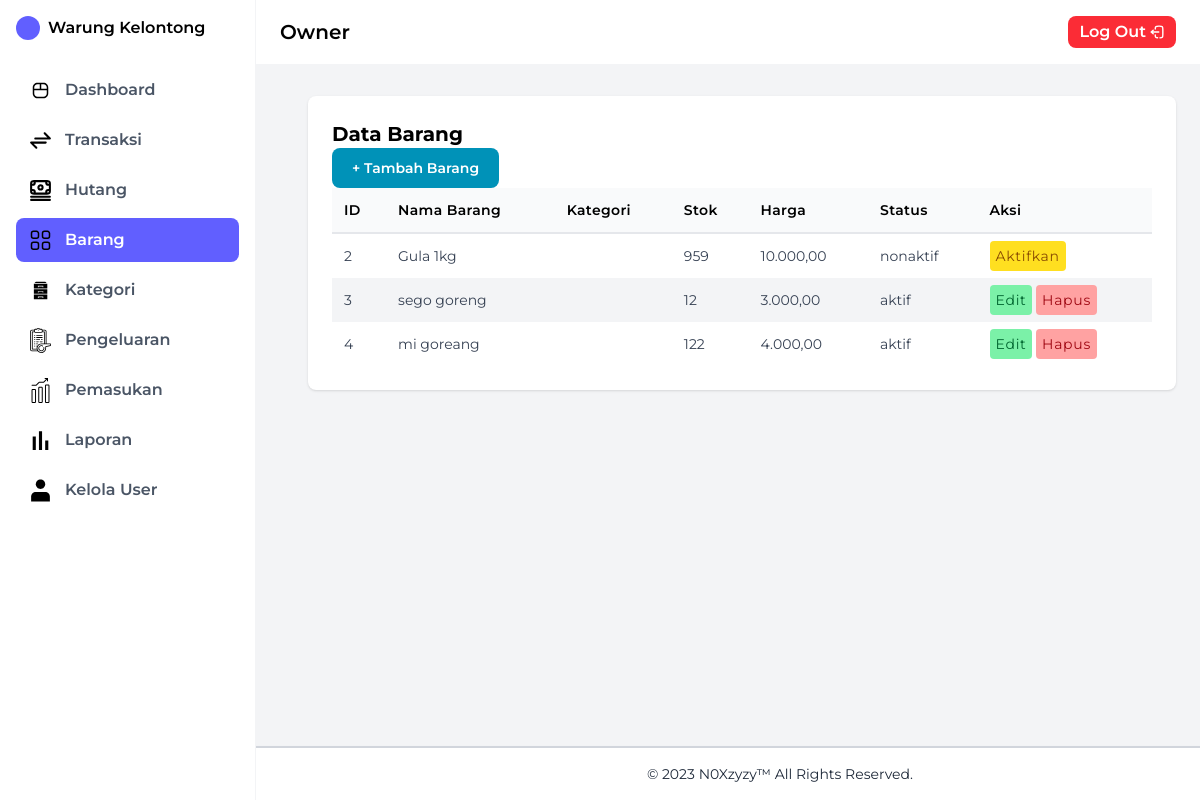
Screenshot of /Views/barang.php (signed in) with the database file from the repository.
### tables this page shows
CREATE TABLE `barang` (
  `id_barang` int(11) NOT NULL,
  `nama_barang` varchar(100) NOT NULL,
  `stok` int(11) NOT NULL,
  `kategori` int(100) DEFAULT NULL,
  `harga` decimal(12,2) NOT NULL,
  `status` enum('aktif','nonaktif') NOT NULL DEFAULT 'aktif'
);

### Views/barang.php (the view, shortened to what this page needs)
<?php
require '../Config/koneksi.php';
$query = mysqli_query($conn, "SELECT barang.*, kategori.nama AS nama
    FROM barang
    LEFT JOIN kategori ON barang.kategori = kategori.id");
include '../Layout/sidebar.php';
include '../Layout/footer.php';
?>
<!DOCTYPE html>
<html>
<head>
    <script src="https://cdn.jsdelivr.net/npm/@tailwindcss/browser@4"></script>
</head>
<body class="bg-gray-100 h-screen flex">
    <div class="flex flex-col flex-1">
        <?php include '../Layout/header.php';
        ?>
        <main class="p-6 pt-24 pl-32 flex-1">
            <div class="bg-white rounded-lg shadow p-6">
                <h1 class="font-bold text-xl">Data Barang</h1>
                <button href="tambahBarang.php" type="button" class="font-semibold text-white bg-cyan-600 hover:bg-cyan-700 focus:ring-4 focus:ring-cyan-200 font-medium rounded-lg text-sm px-5 py-2.5 text-center">
                    <a href="tambahBarang.php">+ Tambah Barang</a></button>
                <table class="w-full">
                    <thead class="bg-gray-50 border-b-2 border-gray-200">
                        <tr>
                            <th class="p-3 text-sm font-semibold tracking-wide text-left">ID</th>
                            <th class="p-3 text-sm font-semibold tracking-wide text-left">Nama Barang</th>
                            <th class="p-3 text-sm font-semibold tracking-wide text-left">Kategori</th>
                            <th class="p-3 text-sm font-semibold tracking-wide text-left">Stok</th>
                            <th class="p-3 text-sm font-semibold tracking-wide text-left">Harga</th>
                            <th class="p-3 text-sm font-semibold tracking-wide text-left">Status</th>
                            <th class="p-3 text-sm font-semibold tracking-wide text-left">Aksi</th>
                        </tr>
                    </thead>
                    <tbody>
                        <?php while ($row = mysqli_fetch_assoc($query)) : ?>
                            <tr class="odd:bg-white even:bg-gray-100">
                                <td class="p-3 text-sm text-gray-700"><?= $row['id_barang'] ?></td>
                                <td class="p-3 text-sm text-gray-700"><?= htmlspecialchars($row['nama_barang']) ?></td>
                                <td class="p-3 text-sm text-gray-700"><?= htmlspecialchars($row['nama']) ?></td>
                                <td class="p-3 text-sm text-gray-700"><?= $row['stok'] ?></td>
                                <td class="p-3 text-sm text-gray-700"><?= number_format($row['harga'], 2, ',', '.') ?></td>
                                <td class="p-3 text-sm text-gray-700"><?= $row['status'] ?></td>
                                <td class="p-3 text-sm text-gray-700">
                                    <?php if ($row['status'] === 'aktif') : ?>
                                        <a class="cursor-pointer p-1.5 tracking-wider bg-green-300 text-green-800 rounded-sm bg-opacity-30" href="editBarang.php?id_barang=<?= $row['id_barang'] ?>">Edit</a>
                                        <a class="cursor-pointer p-1.5 tracking-wider bg-red-300 text-red-800 rounded-sm bg-opacity-30" href="hapusBarang.php?id_barang=<?= $row['id_barang'] ?>" onclick="return confirm('Yakin ingin menghapus?')">Hapus</a>
                                    <?php else : ?>
                                        <a class="cursor-pointer p-1.5 tracking-wider bg-yellow-300 text-yellow-800 rounded-sm bg-opacity-30" href="editBarang.php?id_barang=<?= $row['id_barang'] ?>">Aktifkan</a>
                                    <?php endif ?>
                                </td>
                            </tr>
                        <?php endwhile; ?>
                    </tbody>
                </table>
            </div>
        </main>
    </div>
</body>
</html>

### Layout/sidebar.php (shortened to what this page needs)
<?php $current = basename($_SERVER['PHP_SELF']); ?>
<div class="border border-r border-gray-100 flex h-full w-45">
    <aside class="fixed top-0 left-0 h-full w-64 bg-white border-r border-gray-100 p-4 z-30">
        <div>
            <div class="mb-7 flex items-center space-x-2">
                <div class="w-6 h-6 bg-indigo-500 rounded-full"></div>
                <span class="font-semibold">Warung Kelontong</span>
            </div>
            <nav class="space-y-1.5 text-2md font-semibold leading-7">
                <a href="../Views/dashboard.php"
                class="flex items-center space-x-3 px-3 py-2 rounded-lg hover:bg-indigo-200
                <?php echo ($current == 'dashboard.php') ? 'bg-indigo-500 text-white' : 'text-gray-600 hover:text-indigo-600'; ?>">
                    <span></span><span>Dashboard</span>
                </a>
                <a href="../Views/transaksi.php"
                class="flex items-center space-x-3 px-3 py-2 rounded-lg hover:bg-indigo-200
                <?php echo ($current == 'transaksi.php') ? 'bg-indigo-500 text-white' : 'text-gray-600 hover:text-indigo-600'; ?>">
                    <span></span><span>Transaksi</span>
                </a>
                <a href="../Views/hutang.php"
                class="flex items-center space-x-3 px-3 py-2 rounded-lg hover:bg-indigo-200
                <?php echo ($current == 'hutang.php') ? 'bg-indigo-500 text-white' : 'text-gray-600 hover:text-indigo-600'; ?>">
                    <span></span><span>Hutang</span>
                </a>
                <?php if (isset($_SESSION['id_user']) && ($_SESSION['role'] === 'owner' || $_SESSION['role'] === 'operator')) { ?>
                <a href="../Views/barang.php"
                class="flex items-center space-x-3 px-3 py-2 rounded-lg hover:bg-indigo-200
                <?php echo ($current == 'barang.php') ? 'bg-indigo-500 text-white' : 'text-gray-600 hover:text-indigo-600'; ?>">
                    <span></span><span>Barang</span>
                </a>
                <?php } ?>
                <?php if (isset($_SESSION['id_user']) && ($_SESSION['role'] === 'owner' || $_SESSION['role'] === 'operator')) { ?>
                <a href="../Views/kategori.php"
                class="flex items-center space-x-3 px-3 py-2 rounded-lg hover:bg-indigo-200
                <?php echo ($current == 'kategori.php') ? 'bg-indigo-500 text-white' : 'text-gray-600 hover:text-indigo-600'; ?>">
                    <span></span><span>Kategori</span>
                </a>
                <?php } ?>
                <a href="../Views/pengeluaran.php"
                class="flex items-center space-x-3 px-3 py-2 rounded-lg hover:bg-indigo-200
                <?php echo ($current == 'pengeluaran.php') ? 'bg-indigo-500 text-white' : 'text-gray-600 hover:text-indigo-600'; ?>">
                    <span></span><span>Pengeluaran</span>
                </a>
                <a href="../Views/pemasukan.php"
                class="flex items-center space-x-3 px-3 py-2 rounded-lg hover:bg-indigo-200
                <?php echo ($current == 'pemasukan.php') ? 'bg-indigo-500 text-white' : 'text-gray-600 hover:text-indigo-600'; ?>">
                    <span></span><span>Pemasukan</span>
                </a>
                <a href="../Views/laporan.php"
                class="flex items-center space-x-3 px-3 py-2 rounded-lg hover:bg-indigo-200
                <?php echo ($current == 'laporan.php') ? 'bg-indigo-500 text-white' : 'text-gray-600 hover:text-indigo-600'; ?>">
                    <span></span><span>Laporan</span>
                </a>
                <?php if (isset($_SESSION['id_user']) && $_SESSION['role'] === 'owner') { ?>
                <a href="../Views/kelola_user.php"
                class="flex items-center space-x-3 px-3 py-2 rounded-lg hover:bg-indigo-200
                <?php echo ($current == 'kelola_user.php') ? 'bg-indigo-500 text-white' : 'text-gray-600 hover:text-indigo-600'; ?>">
                    <span></span><span>Kelola User</span>
                </a>
                <?php } ?>
            </nav>
        </div>
    </aside>
</div>

### Layout/footer.php
<footer class="ms-45 fixed bottom-0 left-0 w-full bg-white border-t-2 border-gray-300 shadow-lg dark:bg-gray-50">
    <div class="mx-auto max-w-screen-xl p-4 flex justify-center items-center">
        <span class="text-sm text-gray-800 text-center">
            © 2023 N0Xzyzy™ All Rights Reserved.
        </span>
    </div>
</footer>

### Layout/header.php (shortened to what this page needs)
<header
    class="fixed top-0 left-64 right-0 z-20
           bg-white border-b border-gray-100
           flex justify-between items-center
           px-6 py-4">
    <span class="text-xl font-semibold">
        <?= htmlspecialchars($_SESSION['username'] ?? 'Guest'); ?>
    </span>
    <a class="flex gap-1 items-center justify-between rounded-lg px-3 py-1 bg-red-500 hover:bg-white hover:text-red-500 text-white font-semibold" onclick="return confirm('Yakin ingin keluar?')" href="../Config/logout.php">
        Log Out
    </a>
</header>

### Views/barang.php (style rules this page uses)
body { font-family: 'Montserrat', sans-serif; }

### rows the page displays
barang: id_barang "2", nama_barang "Gula 1kg", stok "959", harga "10.000,00", status "nonaktif"
barang: id_barang "3", nama_barang "sego goreng", stok "12", harga "3.000,00", status "aktif"
barang: id_barang "4", nama_barang "mi goreang", stok "122", harga "4.000,00", status "aktif"

### other values shown
$_SESSION['username'] "Owner"
